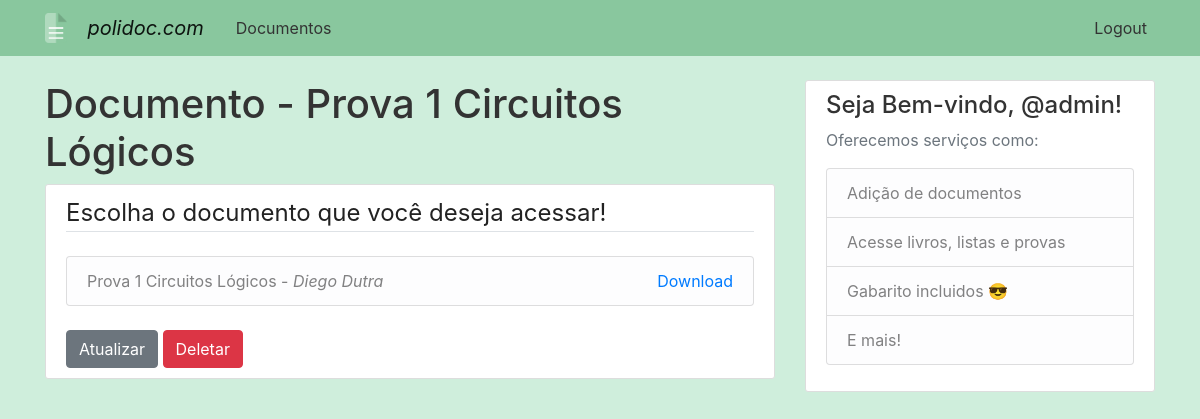
/documento/1 (signed in), run on the app's committed database.
### app/models/db.py (models this page shows, shortened)
class Doc(db.Model):
    id = db.Column(db.Integer, primary_key=True, nullable=False)
    titulo = db.Column(db.String(150), nullable=False)
    autor = db.Column(db.String(120))
    tipo = db.Column(db.String(6), nullable=False)
    formato = db.Column(db.String(3), nullable=False)
    link = db.Column(db.String(150), nullable=False)

class Usuario(db.Model, UserMixin):
    id = db.Column(db.Integer, primary_key=True, nullable=False)
    nome_usuario = db.Column(db.String(120), unique=True, default= 'dados.nome', nullable=False)
    senha = db.Column(db.String(50), nullable=False)
    email = db.Column(db.String(50), unique=True, nullable=False)
    confirmado =  db.Column(db.Boolean, nullable=False, default=False)
    admin =  db.Column(db.Boolean, default=False)
    dados = db.relationship('Dados', backref='usuario', uselist=False, lazy=True)

### app/routes.py (the view)
@app.route('/documento/<int:documento_id>', methods=['GET','POST'])
@login_required
@check_confirmed
def documento_esp(documento_id):
    doc = Doc.query.get_or_404(documento_id)
    return render_template('documento/documento_esp.html', title="Documento", doc=doc)

### app/decoradores.py (called while the page is built)
def check_confirmed(func):
    @wraps(func)
    def decorated_function(*args, **kwargs):
        if current_user.confirmado is False:
            flash('Favor confirmar a sua conta!', 'warning')
            return redirect(url_for('n_confirmado'))
        return func(*args, **kwargs)
    return decorated_function

### app/models/db.py (called while the page is built)
@login_manager.user_loader
def load_user(id):
    return Usuario.query.get(int(id))

### app/templates/documento/documento_esp.html (shortened to what this page needs)
{% extends "layout.html" %}
{% block content %}
<h1>{{ title }} - {{ doc.titulo }}</h1>
<div role="main" class="content-section">
    <legend class="border-bottom mb-4">Escolha o documento que você deseja acessar!</legend>
    <ul class="list-group">
    <li class="list-group-item list-group-item-light d-flex justify-content-between">
        <div>
        {{ doc.titulo }} -
        <i> {{ doc.autor }} </i>
        </div>
        <div>
            <a class="text-right" href="{{ doc.link }}">Download</a>
        </div>
    </li>
    </ul>
    <br>
    {% if current_user.admin %}
          <div>
            <a class="btn btn-secondary" href="{{ url_for('editar_documento', documento_id=doc.id) }}">Atualizar</a>
            <button type="button" class="btn btn-danger" data-toggle="modal" data-target="#deleteModal">Deletar</button>
          </div>
        {% endif %}
</div>
{% endblock %}

### app/templates/layout.html (shortened to what this page needs)
<!DOCTYPE html>
<html>
<head>
    <link rel="stylesheet" href="https://maxcdn.bootstrapcdn.com/bootstrap/4.0.0/css/bootstrap.min.css">
    <link rel="stylesheet" type="text/css" href="{{ url_for('static', filename='main.css') }}">
</head>
<body>
    <header class="site-header">
        <nav class="navbar navbar-custom navbar-expand-md navbar-light fixed-top">
          <div class="container">
            <a href="{{ url_for('home')}}">
            <img id="logo" src="{{ url_for('static', filename='favicon.png') }}" style="height: 30px; "></a>
            <a class="navbar-brand mr-4" href="{{ url_for('home') }}" style="padding-left:1em"><i>polidoc.com</i></a>
            <div class="collapse navbar-collapse" id="navbarToggle">
            {% if current_user.is_authenticated %}
              <div class="collapse navbar-collapse" id="navbarToggle">
                <div class="navbar-nav mr-auto">
                  <a class="nav-item nav-link" href="{{ url_for('documento') }}">Documentos</a>
                </div>
                    <div class="navbar-nav">
                        <a class="nav-item nav-link" href="{{ url_for('logout') }}">Logout</a>
                    </div>
                </div>
            {% else %}
                <div class="navbar-nav">
                    <a class="nav-item nav-link" href="{{ url_for('login') }}">Login</a>
                    <a class="nav-item nav-link" href="{{ url_for('cadastro') }}">Cadastro</a>
                </div>
              </div>
            {% endif %}
            </div>
          </div>
        </nav>
    </header>
    <main role="main" class="container">
    <div class="row">
        <div class="col-md-8">
            {% block content %}{% endblock %}
        </div>
        <div class="col-md-4">
            <div class="content-section">
                {% if current_user.is_authenticated %}
                    <h4>Seja Bem-vindo, @{{ current_user.nome_usuario }}! </h4>
                {% else %}
                    <h3>Seja Bem-vindo!</h3>
                {% endif %}
                <p class='text-muted'>Oferecemos serviços como:
                <ul class="list-group">
                    <li class="list-group-item list-group-item-light">Adição de documentos</li>
                    <li class="list-group-item list-group-item-light">Acesse livros, listas e provas</li>
                    <li class="list-group-item list-group-item-light">Gabarito incluidos 😎</li>
                    <li class="list-group-item list-group-item-light">E mais!</li>
                </ul>
                </p>
            </div>
            </div>
    </div>
    </main>
</body>
</html>

### app/static/main.css (style rules this page uses)
body { background: #cfeedc; color: #222222; margin-top: 5rem; }
h1, h2, h3, h4, h5, h6 { color: #333333; }
.site-header .navbar-nav .nav-link { color: #333333; }
.content-section { background: #ffffff; padding: 10px 20px; border: 1px solid #dddddd; border-radius: 3px; margin-bottom: 20px; }

### app/templates/layout.html (style rules this page uses)
body { background-color: #cfeedc; }
.navbar-custom { background-color: #89c79e; }

### data on the page
Doc: titulo "Prova 1 Circuitos Lógicos", autor "Diego Dutra"
Usuario: nome_usuario "admin"

### other printed values
{{ title }} "Documento"
